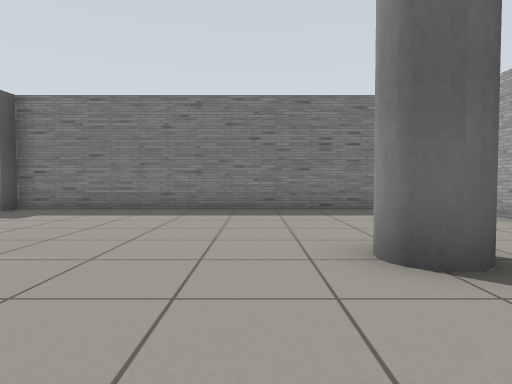
view 1 (above)

24 first-person views from a walk through a Gazebo world. The camera is 0.72 m above the floor, tilts 2° down and sees 75° across. The floor is counted in squares, 1 m on a side. Each view is taken from the middle of a square. On the plan, view 1 faces up. The plan holds only what a view shows up to about 10 squares ahead; the rest is blank. The place goes on beyond the plan.

view 2
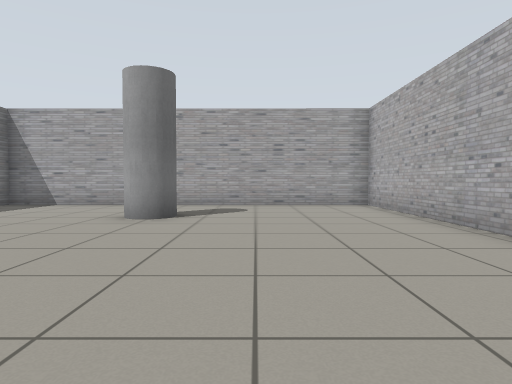

view 3
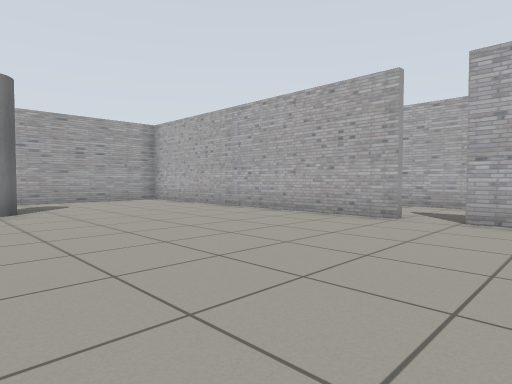

view 4
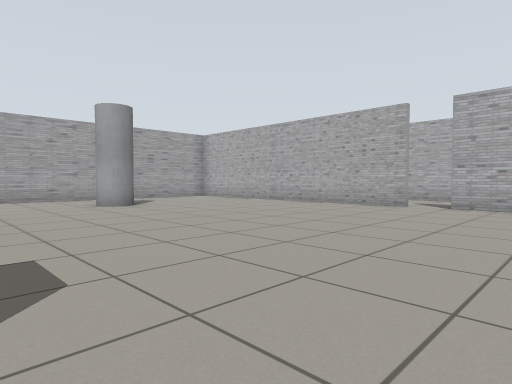

view 5
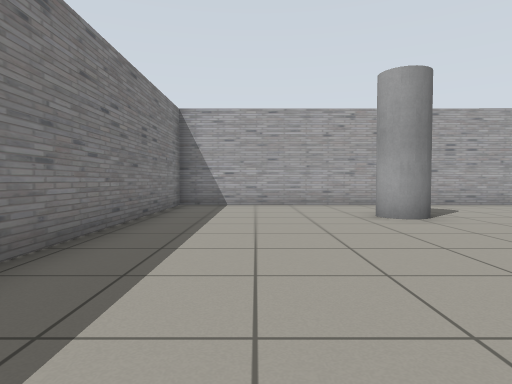

view 6
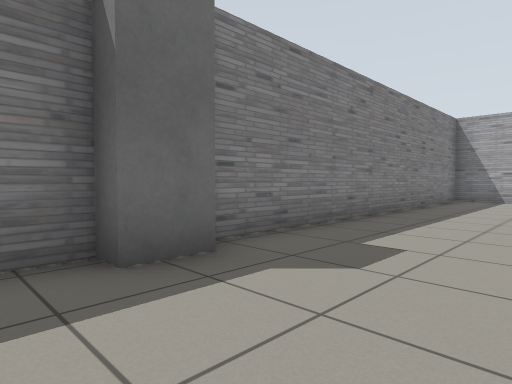

view 7
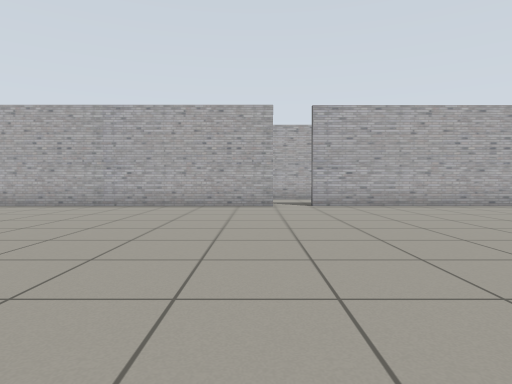

view 8
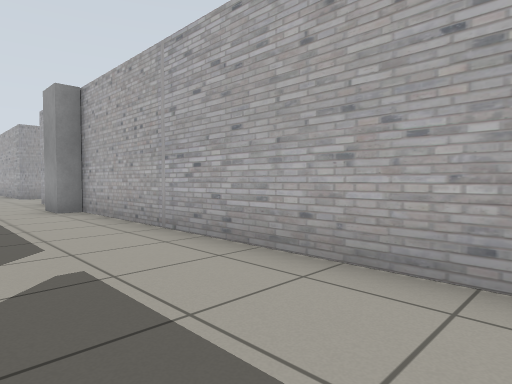

view 9
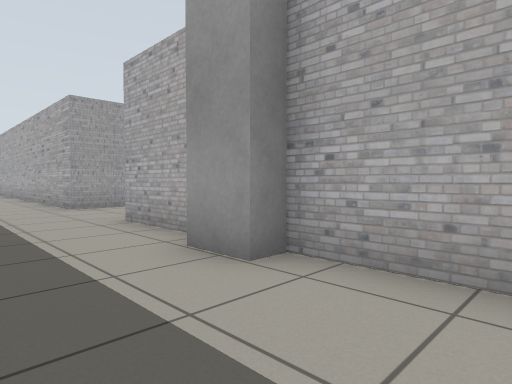

view 10
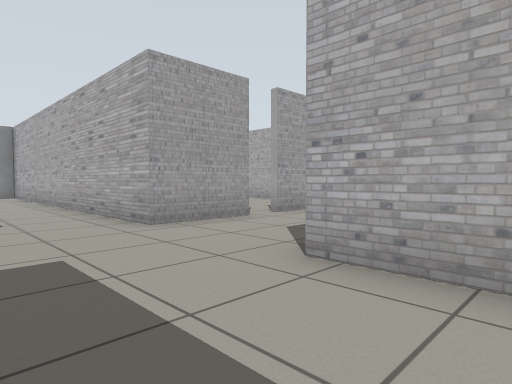

view 11
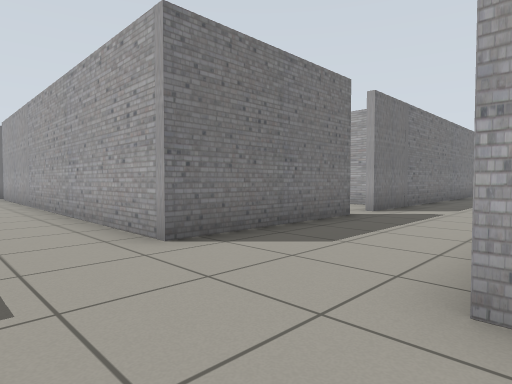

view 12
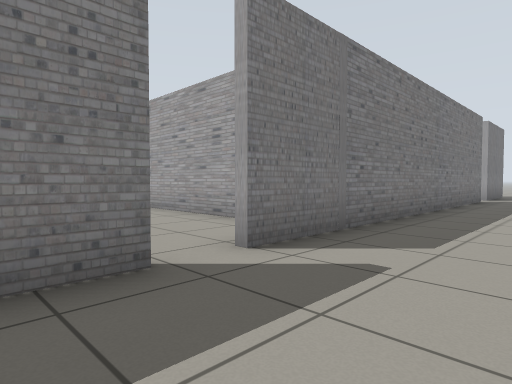

view 13
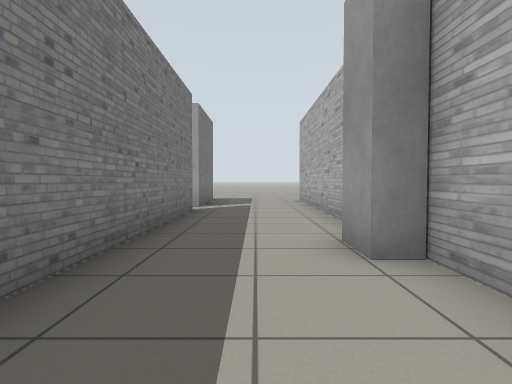

view 14
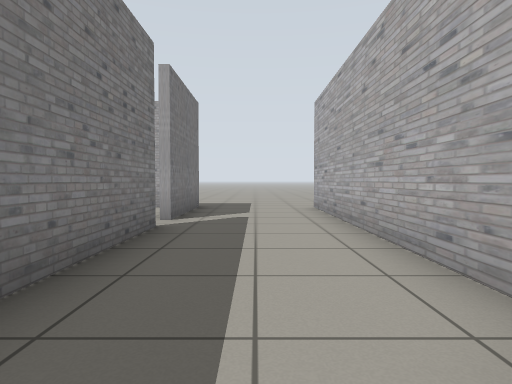

view 15
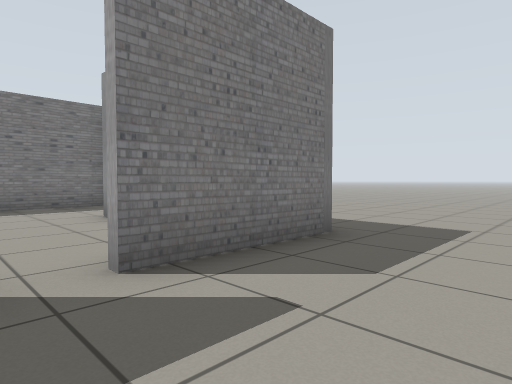

view 16
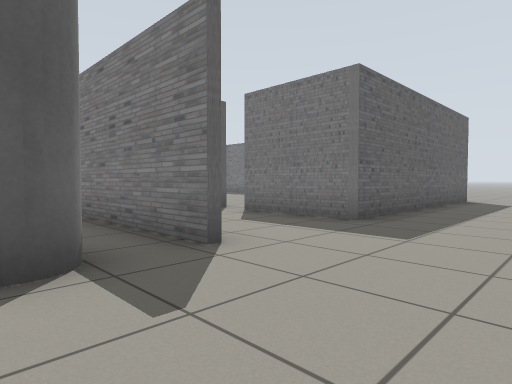

view 17
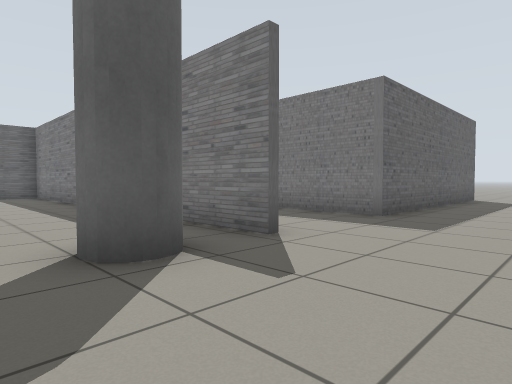

view 18
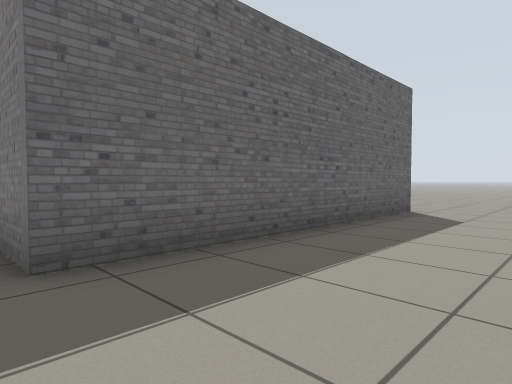

view 19
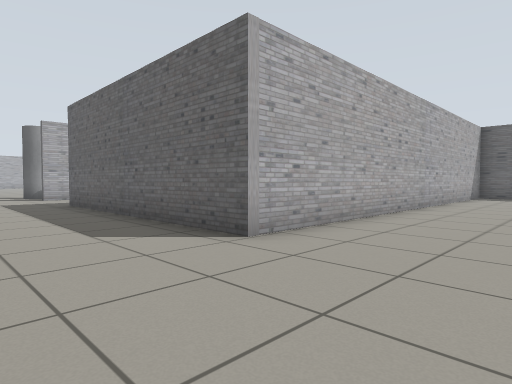

view 20
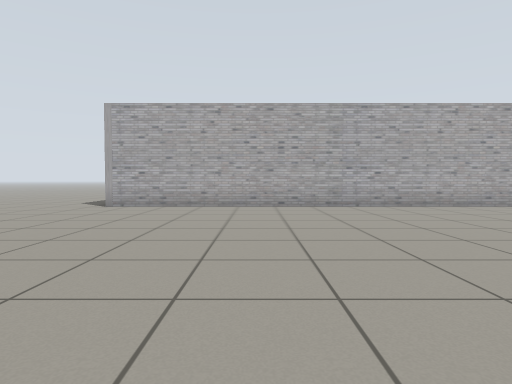

view 21
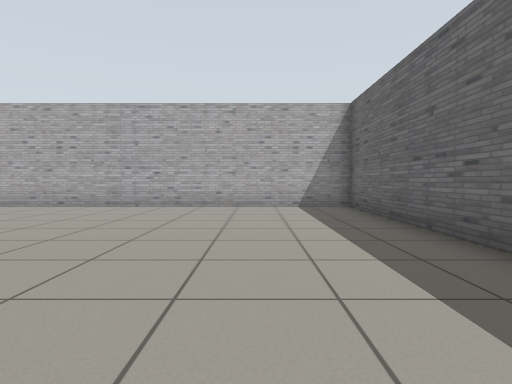

view 22
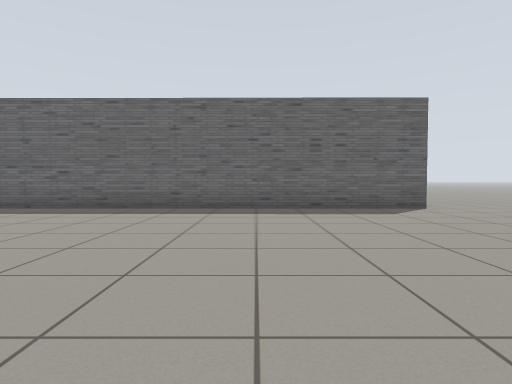

view 23
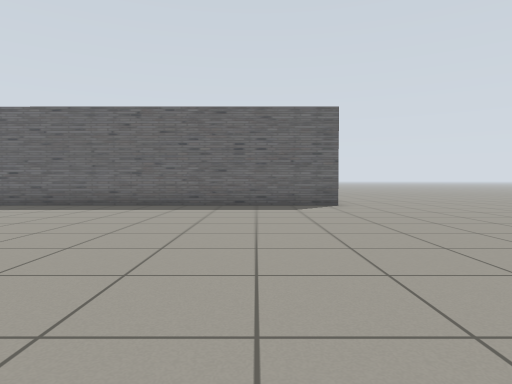

view 24
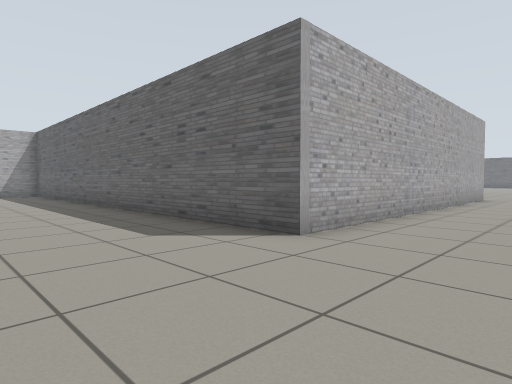

### Floor plan
Points are (right, up) in squares from view 1. A wall is a line through its corners. A room is listed if a view was taken in it or the views show most of it. See-through windows are left out.
Room 1 (views 1, 2, 3, 4, 5, 6, 7)
walls: (-4.5, -2.3) (4.7, -2.3) (4.8, 8.2) (-7.6, 8.2); (-8.5, -2.3) (-5.5, -2.3)
ways out: opening at (-5, -2) to room 2
objects: grey box (-6, 8); grey cylinder (1, 3) to (2, 3)
Room 2 (views 8, 9, 10, 11, 12, 13, 14, 15, 16, 17, 18, 19, 20, 21, 22, 23, 24)
walls: (27.7, 4.7) (25.2, 4.7); (24.2, -2.5) (13.4, -2.5); (12.4, -2.5) (8, -2.5) (8.1, 6.1); (18, -5.6) (19.1, -5.6); (21, -5.6) (28, -5.6); (27.9, -2.5) (27.9, -1.2); (28.1, -5.8) (23.7, -5.8); (8.4, -5.6) (14.6, -5.6); (7.4, 19.3) (15.5, 19.3) (15.5, 4.9) (28.1, 4.9) (28.1, -2.5); (8, -9.5) (8, -8.6); (2.9, -5.6) (5, -5.6); (-6.8, -5.6) (1.2, -5.6)
ways out: opening at (-5, -2) to room 1; opening at (13, -2); gap at (24, -2)
objects: grey box (1, -5) to (2, -5); grey box (8, -8) to (8, -6); grey box (19, -5) to (20, -5); grey box (25, -2) to (27, -2); grey cylinder (27, -8) to (28, -7); grey box (27, 1) to (27, 2)

Positions as (right, up) in squares from view 1, and headings:
1: (0, 0), facing up
2: (-5, 1), facing right
3: (-7, 4), facing down-right
4: (-8, 7), facing down-right
5: (-5, 6), facing right
6: (-8, 5), facing up-right
7: (-4, 7), facing down
8: (-7, -3), facing down-right
9: (-1, -3), facing down-right
10: (3, -3), facing down-right
11: (6, -6), facing up-right
12: (11, -5), facing up-right
13: (16, -4), facing right
14: (19, -4), facing right
15: (24, -5), facing up-right
16: (31, -8), facing up-left
17: (31, -9), facing up-left
18: (31, -3), facing up-left
19: (31, 8), facing down-left
20: (24, 14), facing down
21: (18, 14), facing down
22: (24, 15), facing left
23: (25, 17), facing left
24: (19, 22), facing down-left
